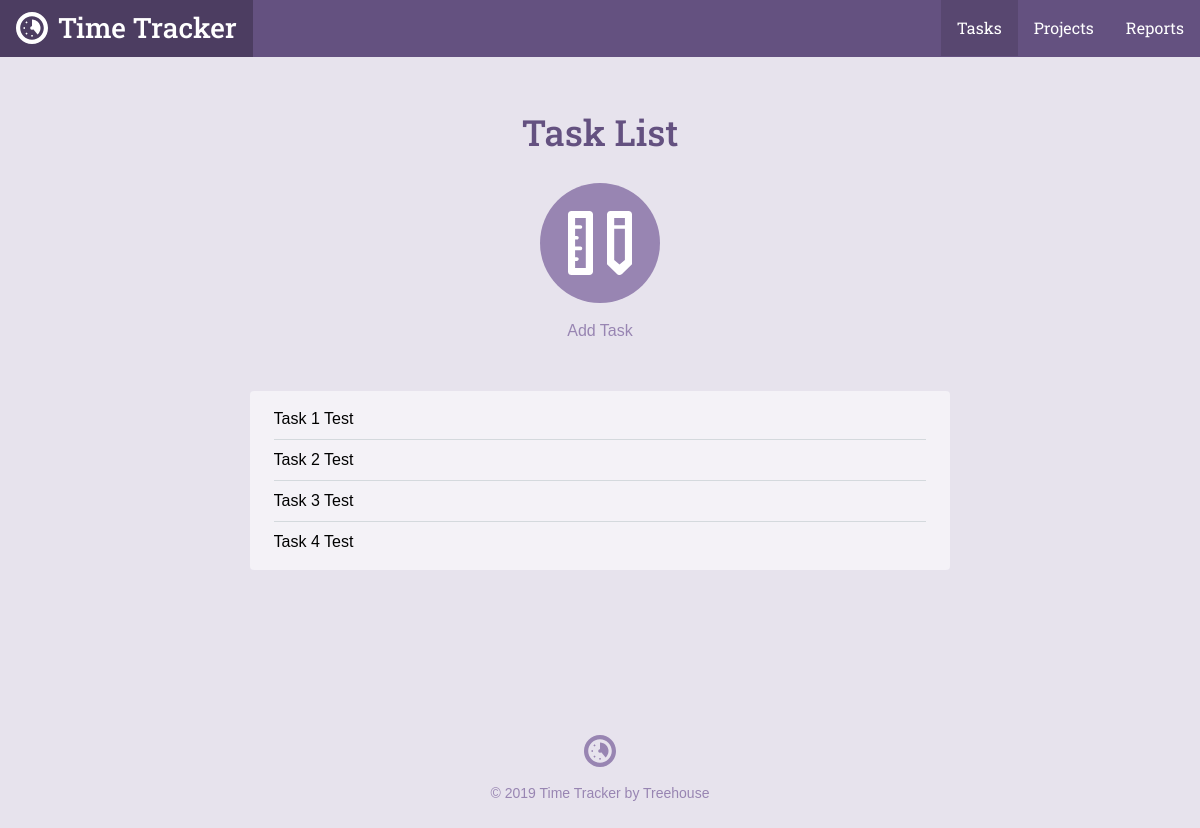
Before: /task_list.php with the older database file.
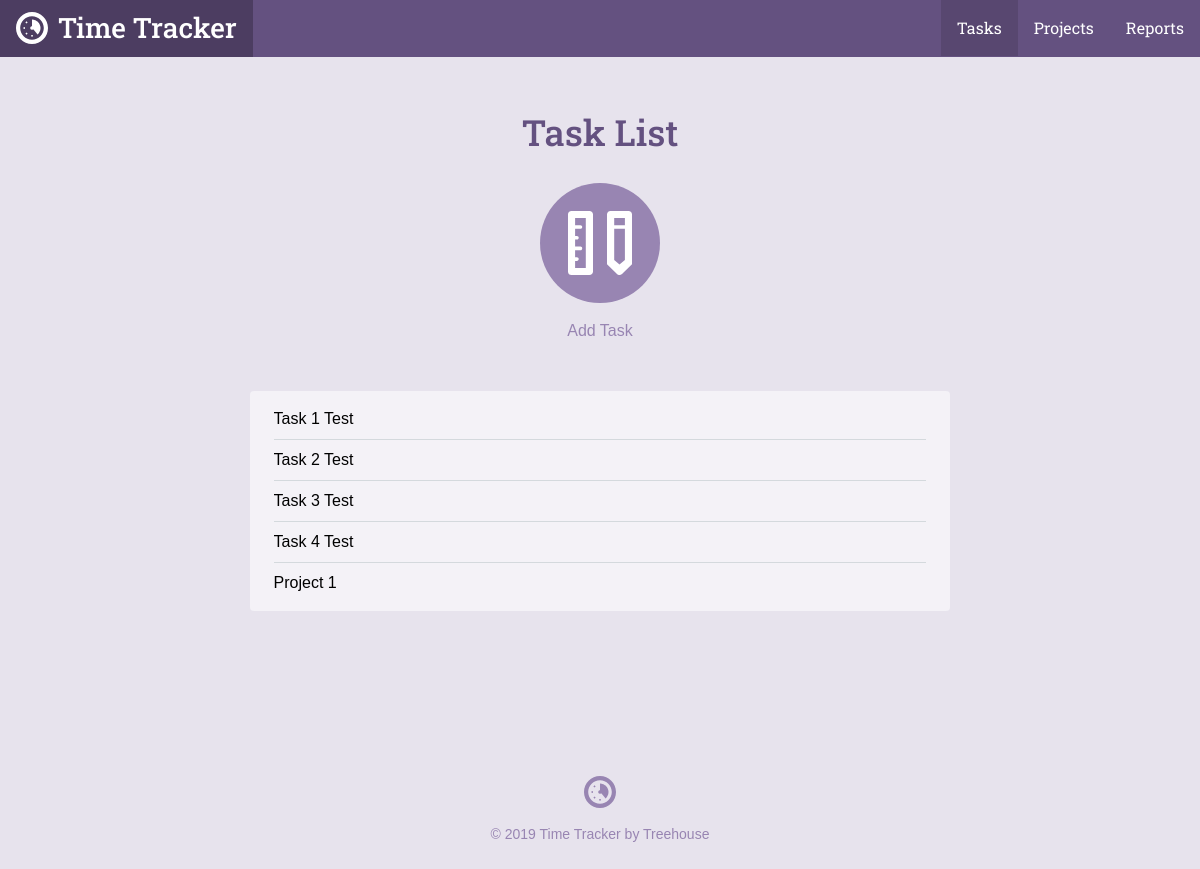
After: the same page with the newer database file.
### tables this page shows
CREATE TABLE `tasks` (
	`task_id`	INTEGER PRIMARY KEY AUTOINCREMENT,
	`project_id`	INTEGER,
	`title`	TEXT,
	`date`	INTEGER NOT NULL,
	`time`	TEXT NOT NULL
);

### inc/functions.php (called while the page is built, shortened)
<?php
function get_task_list() {
    include('connection.php');
    $sql = "SELECT tasks.*, projects.title as project FROM tasks JOIN projects ON tasks.project_id = projects.project_id";
    try {
        return $db->query($sql);
    } catch(Exception $e) {
        echo "Error: " .$e->getMessage() . "<br/>";
        return array();
    }
}

### task_list.php (the view, shortened to what this page needs)
<?php
require 'inc/functions.php';
include 'inc/header.php';
?>
<div class="section catalog random">
    <div class="col-container page-container">
        <div class="col col-70-md col-60-lg col-center">
            <h1 class="actions-header">Task List</h1>
            <div class="actions-item">
                <a class="actions-link" href="task.php">
                    <span class="actions-icon">
                        <svg viewbox="0 0 64 64"><use xlink:href="#task_icon"></use></svg>
                    </span>
                Add Task</a>
            </div>
            <div class="form-container">
              <ul class="items">
                  <?php
                  foreach(get_task_list() as $item) {
                      echo "<li>" . $item["title"] . "</li>";
                  }
                  ?>
              </ul>
            </div>
        </div>
    </div>
</div>
<?php include("inc/footer.php"); ?>

Changed rows visible on the page:
added tasks: title "Project 1"
